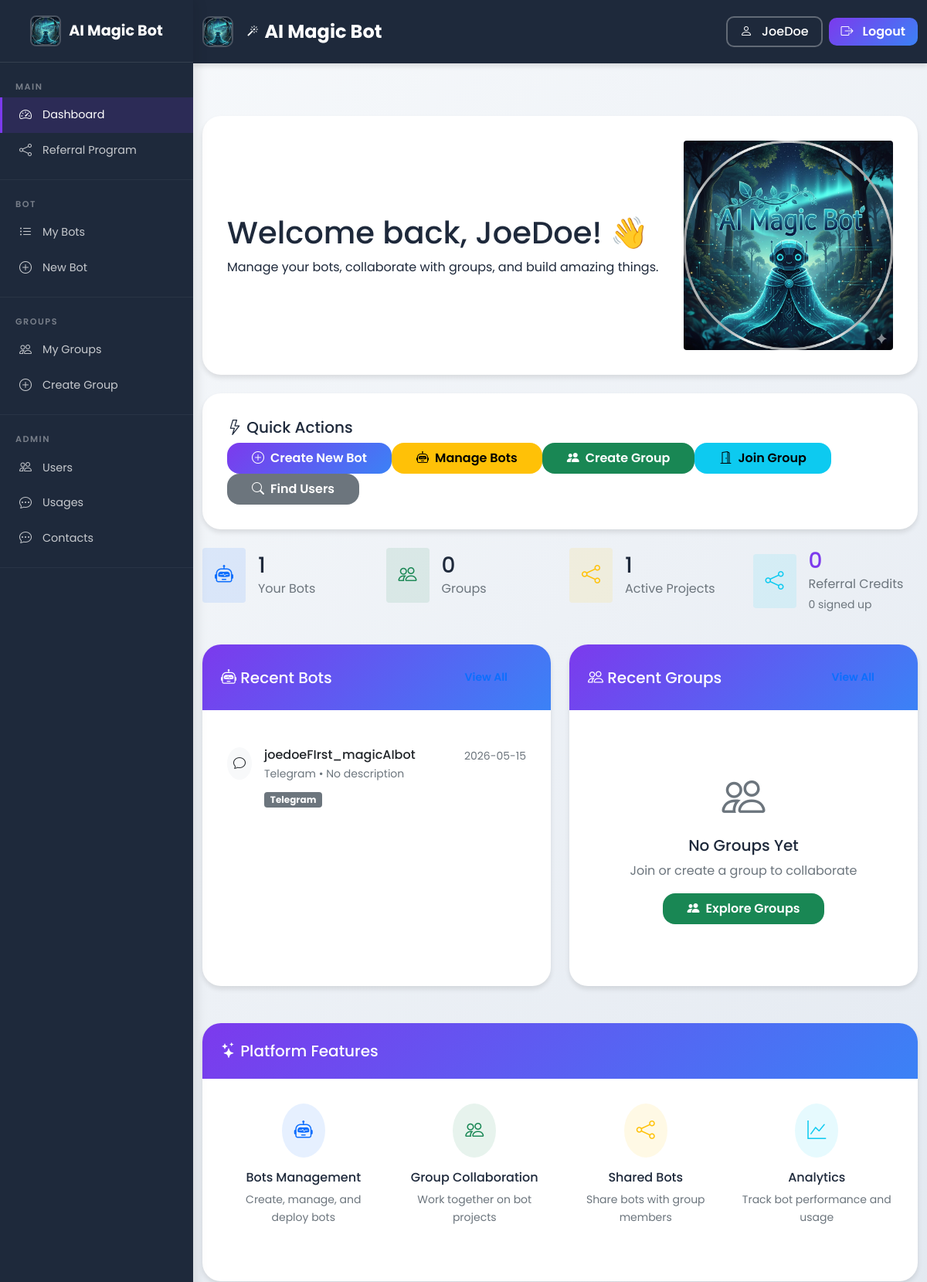
The app's page / (signed in, upper part), older data.
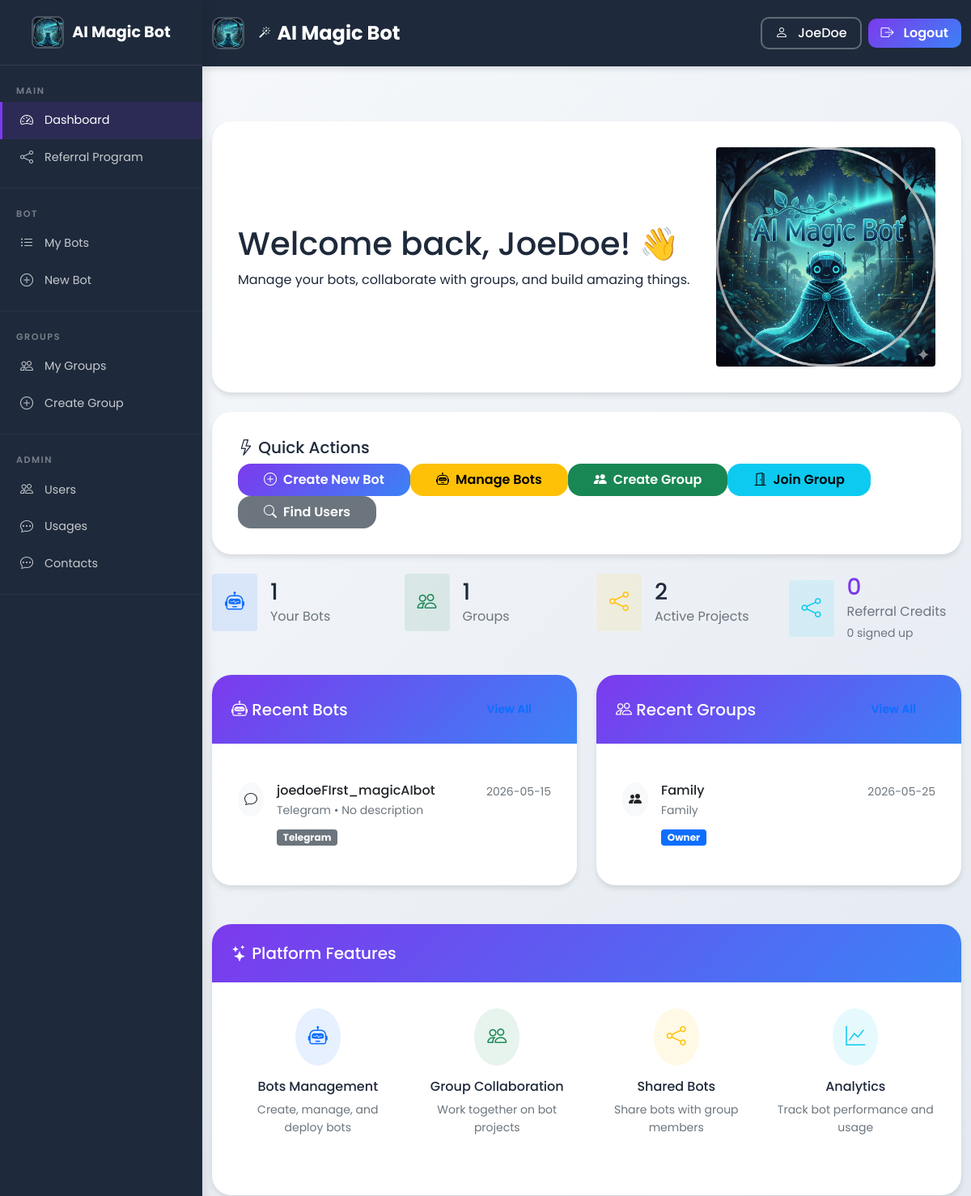
The same page, newer data.
### tables this page shows
CREATE TABLE bots (
            id INTEGER PRIMARY KEY AUTOINCREMENT,
            user_id INTEGER NOT NULL,
            name TEXT NOT NULL,
            email TEXT,
            organization TEXT,
            messaging TEXT,
            token TEXT NOT NULL,
            created_at TIMESTAMP DEFAULT CURRENT_TIMESTAMP,
            updated_at TIMESTAMP DEFAULT CURRENT_TIMESTAMP,
            llm TEXT,
            description TEXT,
            is_active BOOLEAN DEFAULT TRUE,
            last_used TIMESTAMP,
            usage_count INTEGER DEFAULT 0,
            config TEXT,
            webhook_url TEXT,
            api_key TEXT,
            tags TEXT, file_folder TEXT, online INTEGER DEFAULT 0,
            FOREIGN KEY (user_id) REFERENCES users (id) ON DELETE CASCADE
        );

CREATE TABLE "group_members" (
    id INTEGER PRIMARY KEY AUTOINCREMENT,
    group_id INTEGER NOT NULL,
    user_id INTEGER NOT NULL,
    role TEXT NOT NULL DEFAULT 'member',
    joined_at TIMESTAMP DEFAULT CURRENT_TIMESTAMP,
    invited_by INTEGER,
    status TEXT DEFAULT 'active',
    permissions TEXT DEFAULT '{}',
    FOREIGN KEY (group_id) REFERENCES groups (id) ON DELETE CASCADE,
    FOREIGN KEY (user_id) REFERENCES users (id) ON DELETE CASCADE,
    FOREIGN KEY (invited_by) REFERENCES users (id) ON DELETE SET NULL,
    UNIQUE(group_id, user_id)
);

CREATE TABLE "groups" (
            id INTEGER PRIMARY KEY AUTOINCREMENT,
            name TEXT NOT NULL,
            description TEXT,
            created_by INTEGER NOT NULL,
            created_at TIMESTAMP DEFAULT CURRENT_TIMESTAMP,
            updated_at TIMESTAMP DEFAULT CURRENT_TIMESTAMP,
            is_active BOOLEAN DEFAULT TRUE,
            settings TEXT DEFAULT '{}',
            FOREIGN KEY (created_by) REFERENCES users (id) ON DELETE CASCADE
        );

### app_complete_with_groups.py (the view, shortened to what this page needs)
@app.route("/")
def index():
    if "user_id" not in session:
        return redirect(url_for("landing"))
    user_id = session["user_id"]
    conn = get_db_connection()
    bot_count = conn.execute("SELECT COUNT(*) as count FROM bots WHERE user_id = ?", (user_id,)).fetchone()["count"]
    group_count = conn.execute("""
        SELECT COUNT(*) as count FROM group_members
        WHERE user_id = ? AND status = 'active'
    """, (user_id,)).fetchone()["count"]
    recent_bots = conn.execute("""
        SELECT * FROM bots
        WHERE user_id = ?
        ORDER BY created_at DESC
        LIMIT 5
    """, (user_id,)).fetchall()
    recent_groups = conn.execute("""
        SELECT t.*, tm.role
        FROM groups t
        JOIN group_members tm ON t.id = tm.group_id
        WHERE tm.user_id = ? AND tm.status = 'active'
        ORDER BY tm.joined_at DESC
        LIMIT 5
    """, (user_id,)).fetchall()
    referral_credits = conn.execute(
        "SELECT referral_credits FROM users WHERE id = ?",
        (user_id,)
    ).fetchone()
    referral_signed_up = conn.execute(
        "SELECT COUNT(*) as cnt FROM referrals WHERE referrer_user_id = ? AND signed_up_user_id IS NOT NULL",
        (user_id,)
    ).fetchone()["cnt"]
    referral_credits_val = referral_credits["referral_credits"] if referral_credits else 0
    conn.close()
    role = session.get("role", "customer")
    return render_template("home_with_groups.html",
                         username=session.get("username"),
                         bot_count=bot_count,
                         group_count=group_count,
                         recent_bots=recent_bots,
                         recent_groups=recent_groups,
                         referral_credits=referral_credits_val,
                         referral_signed_up=referral_signed_up,
                         google=HAS_GOOGLE_OAUTH,
                         role=role)

### app_complete_with_groups.py (called while the page is built)
@app.context_processor
def inject_random_background():
    import random
    background_images = [
        '/static/AI_IMG1.jpeg',
        '/static/AI_IMG_2.jpeg',
        '/static/AI_IMG_3.jpeg',
        '/static/AI_IMG_4.jpeg'
    ]
    random_bg = random.choice(background_images)
    return {
        'random_background': random_bg,
        'all_backgrounds': background_images,
        'is_admin': session.get('role') == 'admin'
    }

    def __call__(self, environ, start_response):
        environ['wsgi.url_scheme'] = 'https'
        return super().__call__(environ, start_response)

### templates/home_with_groups.html (shortened to what the changed rows need)
<!DOCTYPE html>
<html lang="en">
<head>
    <link href="https://cdn.jsdelivr.net/npm/bootstrap@5.1.3/dist/css/bootstrap.min.css" rel="stylesheet">
    <link rel="stylesheet" href="{{ url_for('static', filename='css/shared.css') }}">
    <link rel="stylesheet" href="https://cdn.jsdelivr.net/npm/bootstrap-icons@1.8.1/font/bootstrap-icons.css">
</head>
<body class="sidebar-layout">
    <div class="sidebar-content">
    <div class="container">
        <div class="card welcome-card mb-4">
            <div class="card-body">
                <div class="row align-items-center">
                    <div class="col-md-8">
                        <h1 class="card-title">Welcome back, {{ username }}! 👋</h1>
                    </div>
                </div>
            </div>
        </div>
        <div class="row mb-4">
            <div class="col-md-3 mb-3">
                <div class="stat-card">
                    <div class="d-flex align-items-center">
                        <div>
                            <h3 class="mb-0">{{ group_count }}</h3>
                            <p class="text-muted mb-0">Groups</p>
                        </div>
                    </div>
                </div>
            </div>
            <div class="col-md-3 mb-3">
                <div class="stat-card">
                    <div class="d-flex align-items-center">
                        <div>
                            <h3 class="mb-0">{{ recent_bots|length + recent_groups|length }}</h3>
                            <p class="text-muted mb-0">Active Projects</p>
                        </div>
                    </div>
                </div>
            </div>
        </div>
        <div class="row">
            <div class="col-lg-{{ '6' if role == 'admin' else '12' }} mb-4">
                <div class="card h-100">
                    <div class="card-body">
                        {% if recent_bots %}
                        <div class="list-group list-group-flush">
                            {% for bot in recent_bots %}
                            <div class="list-group-item border-0 px-0 py-3">
                                <div class="d-flex">
                                    <div class="flex-shrink-0">
                                        <div class="bg-light rounded-circle p-2">
                                            <i class="bi bi-{{ 'telegram' if bot.messaging == 'telegram' else 'chat' }}"></i>
                                        </div>
                                    </div>
                                    <div class="flex-grow-1 ms-3">
                                        <div class="d-flex justify-content-between">
                                            <h6 class="mb-1">{{ bot.name }}</h6>
                                            <small class="text-muted">{{ bot.created_at[:10] }}</small>
                                        </div>
                                        <p class="mb-1 text-muted small">
                                            {{ bot.messaging|title }} • {{ bot.description|truncate(60) if bot.description else 'No description' }}
                                        </p>
                                        <div class="mt-2">
                                            <span class="badge bg-secondary">{{ bot.messaging|title }}</span>
                                        </div>
                                    </div>
                                </div>
                            </div>
                            {% endfor %}
                        </div>
                        {% endif %}
                    </div>
                </div>
            </div>
            {% if role == 'admin' %}
            <div class="col-lg-6 mb-4">
                <div class="card h-100">
                    <div class="card-body">
                        {% if recent_groups %}
                        <div class="list-group list-group-flush">
                            {% for group in recent_groups %}
                            <div class="list-group-item border-0 px-0 py-3">
                                <div class="d-flex">
                                    <div class="flex-shrink-0">
                                        <div class="bg-light rounded-circle p-2">
                                            <i class="bi bi-people-fill"></i>
                                        </div>
                                    </div>
                                    <div class="flex-grow-1 ms-3">
                                        <div class="d-flex justify-content-between">
                                            <h6 class="mb-1">{{ group.name }}</h6>
                                            <small class="text-muted">{{ group.created_at[:10] }}</small>
                                        </div>
                                        <p class="mb-1 text-muted small">
                                            {{ group.description|truncate(60) if group.description else 'No description' }}
                                        </p>
                                        <div class="mt-2">
                                            <span class="badge {% if group.role == 'owner' %}bg-primary{% elif group.role == 'admin' %}bg-warning{% else %}bg-secondary{% endif %}">
                                                {{ group.role|title }}
                                            </span>
                                        </div>
                                    </div>
                                </div>
                            </div>
                            {% endfor %}
                        </div>
                        {% else %}
                        <div class="text-center py-5">
                            <i class="bi bi-people display-4 text-muted"></i>
                            <h5 class="mt-3">No Groups Yet</h5>
                            <p class="text-muted">Join or create a group to collaborate</p>
                            <a href="/groups" class="btn btn-success">
                                <i class="bi bi-people-fill"></i> Explore Groups
                            </a>
                        </div>
                        {% endif %}
                    </div>
                </div>
            </div>
            {% endif %}
        </div>
    </div>
    </div>
</body>
</html>

Row changes from the older to the newer data that the page shows:
added group_members: name "Family", created_at "2026-05-25", description "Family", role "Owner"
Text that changed along with them:
{{ group_count }}: "0" → "1"
{{ recent_bots|length + recent_groups|length }}: "1" → "2"
text no longer shown: "No Groups Yet Join or create a group to collaborate Explore Groups"
